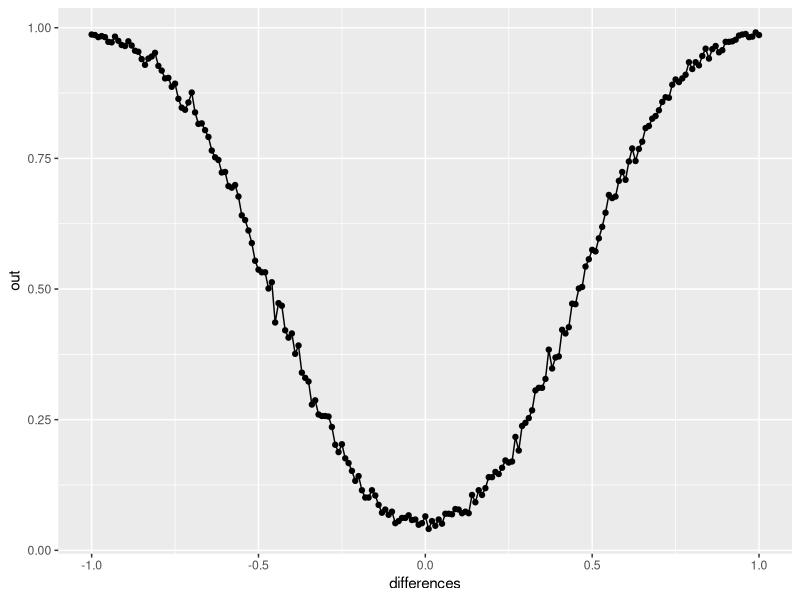

R code for this plot:
#Tuesday, 5/10
#Notes 7 - Continued

library(dplyr)
library(ggplot2)

#########################################
####Example on Type I Error and Power####
#########################################

#1
Errors <- function(samples=1000,
                   samplesize=30,
                   munull=0){
  mydata <- rnorm(samples*samplesize)
  mydata.mat <- matrix(mydata,
                       nrow=samples,
                       ncol=samplesize)
  mypvals <- NULL
  for(i in 1:samples){
    out <- t.test(mydata.mat[i,],
                  alternative="two.sided",
                  mu=munull)
    mypvals[i] <- out$p.value
  }
  sum(mypvals <= 0.05)/samples
  
}

set.seed(2320)
Errors()
Errors(samples=5000)
Errors(samples=5000,samplesize=10)
Errors(samples=5000,samplesize=100)

#3
out <- NULL
out2 <- NULL
myseq <- seq(10,50,10)
for(i in myseq){
  out[i/10] <- Errors(samples=5000,samplesize=i,munull=0)
  out2[i] <- Errors(samples=5000,samplesize=i,munull=0)
  }
out
out2

#4
Errors(5000,20,1)

#############5/10/2022############

#5
#Edited function!
Errors <- function(samples=1000,
                   samplesize=30,
                   munull=0,
                   mutrue=0){
  
  #replicate(samples,rnorm(samplesize,mutrue)) #Alternatively!
  mydata <- rnorm(samples*samplesize,mean=mutrue) #UPDATE!!
  mydata.mat <- matrix(mydata,nrow=samples,ncol=samplesize)
  mypvals <- NULL
  for(i in 1:samples){
    out <- t.test(mydata.mat[i,],alternative="two.sided",mu=munull)
    mypvals[i] <- out$p.value
  }
  sum(mypvals <= 0.05)/samples
  
}

#6
Errors(5000,10,0,0.5)
#What if the difference was bigger?
Errors(5000,10,0,2)
#What if we use a larger sample?
Errors(5000,30,0,0.5)
Errors(5000,50,0,0.5)

#7
out <- NULL
out2 <- NULL
myseq <- seq(10,50,10)
for(i in myseq){
  out[i/10] <- Errors(samples=5000,samplesize=i,munull=0,mutrue=0.5)
  out2[i] <- Errors(samples=5000,samplesize=i,munull=0,mutrue=0.5)
}
out
rbind(myseq,out)

out2 #has a bunch of missing values!

#8
differences <- seq(-1,1,.01)
out <- NULL
for(i in 1:length(differences)){
  out[i] <- Errors(samplesize = 20,munull=differences[i])
}
out

#BONUS!!
library(ggplot2)
ggplot(NULL,aes(x=differences,y=out))+
  geom_point()+
  geom_line()


#Example of list
out <- t.test(rnorm(10))
is.list(out)
out$estimate

#Functions that return objects example
MyTrim <- function(datavar){
  xmax <- max(datavar)
  xmin <- min(datavar)
  S <- sum(datavar) - xmax - xmin
  L <- length(datavar) - 2
  M <- S/L
  M
  output <- list(xmax=xmax,
                 xmin=xmin,
                 S=S,
                 L=L,
                 M=M)
  return(output)
}

myout <- MyTrim(mtcars$mpg)
myout
myout$M


